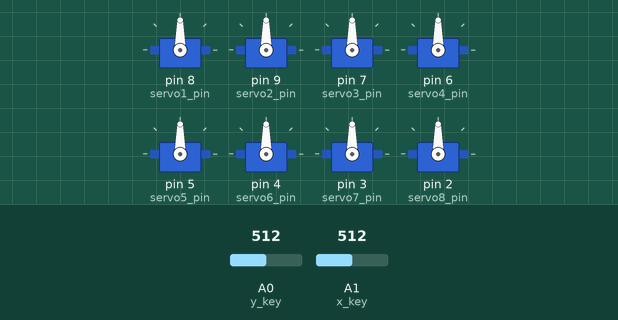
Recording of a sketch running on a simulated Arduino Uno, built with avr-gcc and run on an emulated ATmega328P. Parts: 8 × servo. The inputs (shaded band) are chosen by the test bench; at power-on: A0 (y_key) = 512, A1 (x_key) = 512.

Above: at 1.2 s.
1.3 s: A0 (y_key) set to 689
2.8 s: A0 (y_key) set to 714
At 2.95 s:
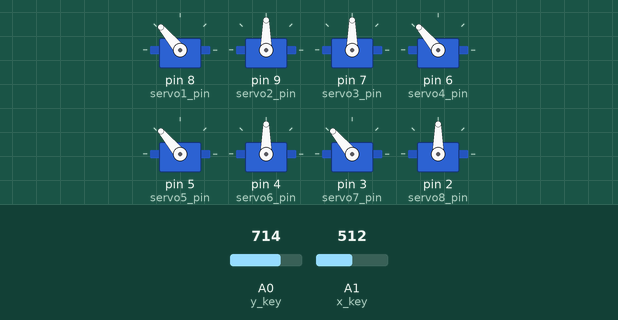
At 3.7 s:
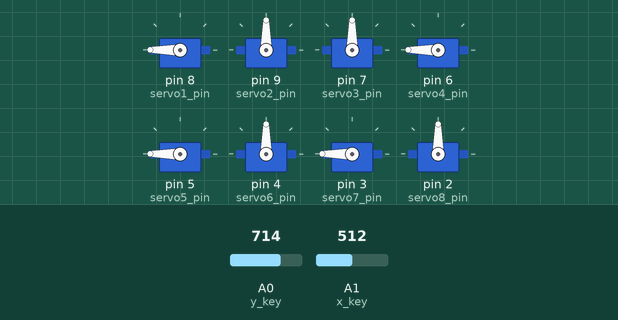
4.7 s: A1 (x_key) set to 687
6.2 s: A1 (x_key) set to 713
At 7.5 s:
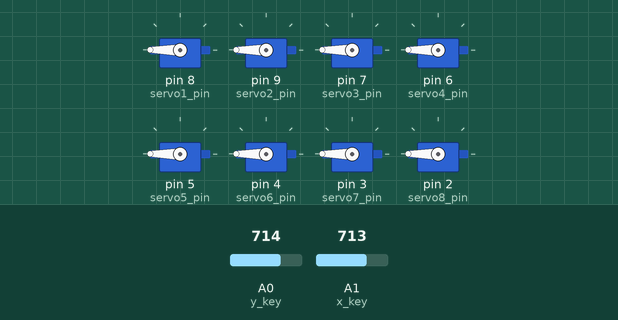
8.1 s: A1 (x_key) set to 317
9.6 s: A1 (x_key) set to 289
At 11.8 s:
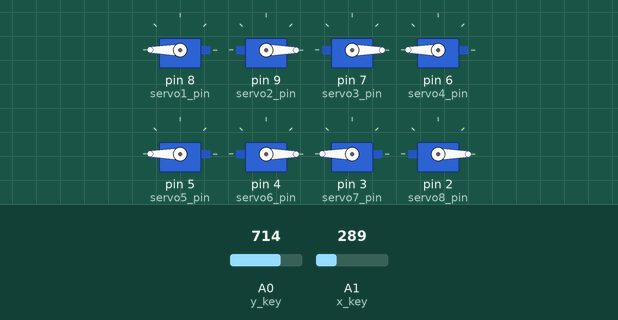
Timing chart, 0 to 13.3 s (numbered marks = the images above; inputs shaded):
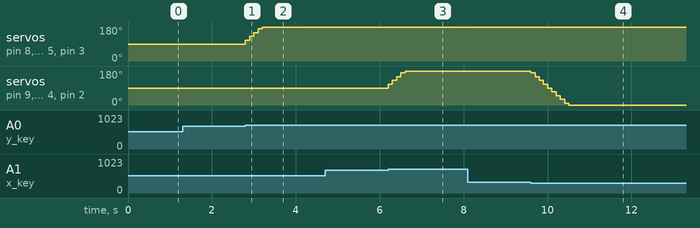

The sketch:

spider_8dof.ino
```cpp
#include <SoftwareSerial.h>  // TX RX software library for bluetooth
#include <Servo.h>
Servo servo1;
Servo servo2;
Servo servo3;
Servo servo4;
Servo servo5;
Servo servo6;
Servo servo7;
Servo servo8;
int x_key = A1;
int y_key = A0;
int x_pos;
int y_pos;
int servo1_pin = 8;  //y
int servo2_pin = 9;  //x
int servo3_pin = 7;  //x
int servo4_pin = 6;  //y
int servo5_pin = 5;  //y
int servo6_pin = 4;  //x
int servo7_pin = 3;  //y
int servo8_pin = 2;  // x
int initial_position = 90;
int initial_position1 = 90;
//int bluetoothTx = 1; // bluetooth tx to 10 pin
//int bluetoothRx = 0; // bluetooth rx to 11 pin
//SoftwareSerial bluetooth(bluetoothTx, bluetoothRx);

void setup() {
  Serial.begin(9600);
  servo1.attach(servo1_pin);
  servo2.attach(servo2_pin);
  servo3.attach(servo3_pin);
  servo4.attach(servo4_pin);
  servo5.attach(servo5_pin);
  servo6.attach(servo6_pin);
  servo7.attach(servo7_pin);
  servo8.attach(servo8_pin);
  Serial.begin(9600);

  //Setup Bluetooth serial connection to android
  //bluetooth.begin(9600);
  servo1.write(initial_position);
  servo2.write(initial_position1);
  servo3.write(initial_position);
  servo4.write(initial_position1);
  servo5.write(initial_position);
  servo6.write(initial_position1);
  servo7.write(initial_position);
  servo8.write(initial_position1);
  pinMode(x_key, INPUT);
  pinMode(y_key, INPUT);
}

void loop() {
  //   if(bluetooth.available()> 0 ) // receive number from bluetooth
  //  {
  //    int servopos = bluetooth.read(); // save the received number to servopos
  //    Serial.println(servopos); // serial print servopos current number received from bluetooth
  //    servo1.write(servopos);
  //    servo2.write(servopos);
  //    servo3.write(servopos);
  //    servo4.write(servopos);
  //    servo5.write(servopos);
  //    servo6.write(servopos);
  //    servo7.write(servopos);
  //    servo8.write(servopos);
  //    // roate the servo the angle received from the android app
  //  }
  x_pos = analogRead(x_key);
  y_pos = analogRead(y_key);

  if (x_pos < 300) {
    if (initial_position < 10) {
    } else {
      initial_position = initial_position - 20;
      servo2.write(initial_position);
      servo3.write(initial_position);
      servo6.write(initial_position);
      servo8.write(initial_position);
      delay(100);
    }
  }
  if (x_pos > 700) {
    if (initial_position > 180) {
    } else {
      initial_position = initial_position + 20;
      servo2.write(initial_position);
      servo3.write(initial_position);
      servo6.write(initial_position);
      servo8.write(initial_position);
      delay(100);
    }
  }

  if (y_pos < 300) {
    if (initial_position1 < 10) {
    } else {
      initial_position1 = initial_position1 - 20;
      servo1.write(initial_position1);
      servo4.write(initial_position1);
      servo5.write(initial_position1);
      servo7.write(initial_position1);
      delay(100);
    }
  }
  if (y_pos > 700) {
    if (initial_position1 > 180) {
    } else {
      initial_position1 = initial_position1 + 20;
      servo1.write(initial_position1);
      servo4.write(initial_position1);
      servo5.write(initial_position1);
      servo7.write(initial_position1);
      delay(100);
    }
  }
}
```

Measured:
- the behaviour switches between 700 and 701 on A0 (y_key) (found by bisection; images 0 and 1)
- the behaviour switches between 700 and 701 on A1 (x_key) (found by bisection; images 2 and 3)
- the behaviour switches between 300 and 299 on A1 (x_key) (found by bisection; images 3 and 4)
- after the input at 1.3 s, every drawn part: stays the same
- after the input at 2.8 s, servo on pin 8 (servo1_pin), servo on pin 6 (servo4_pin), servo on pin 5 (servo5_pin), servo on pin 3 (servo7_pin): moves from 90° to 180° over 0.40 s, starting at once
- after the input at 4.7 s, every drawn part: stays the same
- after the input at 6.2 s, servo on pin 9 (servo2_pin), servo on pin 7 (servo3_pin), servo on pin 4 (servo6_pin), servo on pin 2 (servo8_pin): moves from 90° to 180° over 0.40 s, starting at once
- after the input at 8.1 s, every drawn part: stays the same
- after the input at 9.6 s, servo on pin 9 (servo2_pin), servo on pin 7 (servo3_pin), servo on pin 4 (servo6_pin), servo on pin 2 (servo8_pin): moves from 180° to 0° over 0.90 s, starting at once
